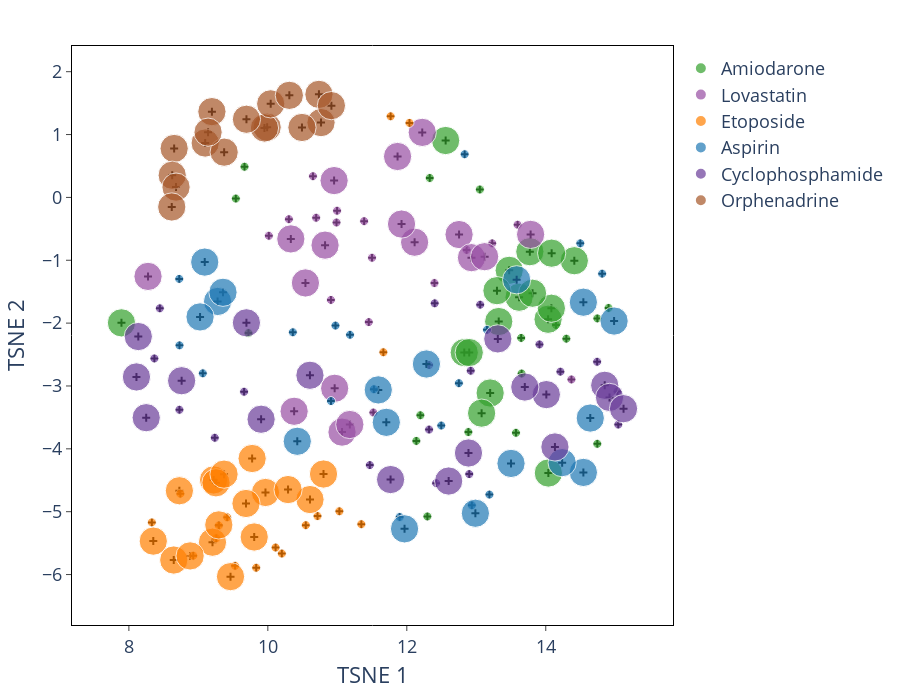

Notebook code for this chart:
### Markdown cell above
# Paper revision plots 18/06/24

### Code cell
plot_umap2 = combat_util.generate_x_y_umap(df_filtered, n_neighbors=n_neighbors_input, min_dist=min_dist_input, metric=metric, iterate=True, number_runs=number_of_iterations)

combat_util.plot_tsne(plot_umap2, color_col='Metadata_compound', 
                    #   split_df = False, split_column = None, np = None,
                      hover_cols=hover_list,
                      size=True, size_col = "Metadata_concentration_uM",
                      x="0", y="1",
                      error_x="x_err", error_y="y_err",
                       dili_color=True
                      )

### Figure 1 — Plotly figure (JSON) as saved in the notebook; plotly's stock layout.template omitted (floating-point values rounded to 4 significant figures; data arrays with more than 128 entries replaced by an {"elided": "..."} marker saying what was removed)
{"data": [{"customdata": {"elided": "34x4 mixed values"}, "error_x": {"array": [3.815e-06, 1.717e-05, 1.144e-05, 2.861e-06, 1.049e-05, 9.537e-06, 4.768e-06, 9.537e-07, 1.24e-05, 7.629e-06, 9.537e-06, 5.722e-06, 2.861e-06, 1.621e-05, 1.144e-05, 4.768e-06, 9.537e-07, 1.526e-05, 4.768e-06, 1.049e-05, 1.144e-05, 9.537e-07, 1.335e-05, 8.583e-06, 1.335e-05, 1.907e-06, 9.537e-06, 3.815e-06, 1.144e-05, 5.722e-06, 5.722e-06, 1.335e-05, 5.722e-06, 9.537e-06], "color": "black", "thickness": 2}, "error_y": {"array": [3.576e-06, 1.788e-07, 3.815e-06, 8.345e-07, 2.384e-06, 2.384e-06, 0, 1.304e-08, 1.669e-06, 0, 2.384e-06, 1.192e-07, 2.623e-06, 2.384e-06, 0, 3.099e-06, 1.907e-06, 5.96e-07, 1.431e-06, 1.669e-06, 7.153e-07, 1.431e-06, 7.153e-07, 4.768e-06, 1.192e-06, 8.345e-07, 1.431e-06, 5.96e-07, 2.384e-07, 1.669e-06, 8.345e-07, 0, 5.96e-08, 1.431e-06], "color": "black", "thickness": 2}, "hovertemplate": "colors_plot_col=Amiodarone<br>0=%{x}<br>1=%{y}<br>Metadata_size=%{marker.size}<br>Metadata_Plate=%{customdata[0]}<br>Metadata_Well=%{customdata[1]}<br>Metadata_compound=%{customdata[2]}<br>Metadata_concentration_uM=%{customdata[3]}<extra></extra>", "legendgroup": "Amiodarone", "marker": {"color": "#33a02c", "line": {"color": "White", "width": 1}, "size": [1, 1, 1, 1, 1, 1, 1, 1, 1, 1, 1, 1, 1, 1, 1, 1, 1, 10, 10, 10, 10, 10, 10, 10, 10, 10, 10, 10, 10, 10, 10, 10, 10, 10], "sizemode": "area", "sizeref": 0.025, "symbol": "circle"}, "mode": "markers", "name": "Amiodarone", "orientation": "v", "showlegend": true, "type": "scatter", "x": [14.74, 12.33, 12.14, 14.74, 12.89, 13.65, 9.664, 9.539, 14.9, 13.57, 9.721, 13.05, 13.65, 14.15, 12.3, 14.3, 12.2, 13.62, 12.83, 14.03, 13.2, 13.08, 14.08, 14.04, 13.47, 7.893, 13.3, 13.77, 13.81, 13.32, 14.41, 14.08, 12.56, 12.9], "xaxis": "x", "y": [-3.921, 0.3091, -3.874, -1.925, -3.733, -2.235, 0.4878, -0.01868, -1.758, -3.745, -2.158, 0.1259, -2.802, -2.029, -5.076, -2.247, -3.466, -1.588, -2.469, -1.939, -3.112, -3.432, -1.763, -4.385, -1.16, -1.996, -1.484, -0.8637, -1.524, -1.975, -1.007, -0.8871, 0.9049, -2.468], "yaxis": "y"}, {"customdata": {"elided": "34x4 mixed values"}, "error_x": {"array": [2.861e-06, 6.676e-06, 0, 0, 1.24e-05, 5.722e-06, 5.722e-06, 1.621e-05, 8.583e-06, 1.907e-06, 1.907e-06, 4.768e-06, 5.722e-06, 6.676e-06, 9.537e-06, 2.861e-06, 4.768e-06, 6.676e-06, 6.676e-06, 8.583e-06, 5.722e-06, 1.907e-06, 9.537e-06, 1.24e-05, 5.722e-06, 6.676e-06, 1.144e-05, 2.861e-06, 3.815e-06, 1.049e-05, 6.676e-06, 1.431e-05, 5.722e-06, 1.144e-05], "color": "black", "thickness": 2}, "error_y": {"array": [1.431e-06, 1.788e-07, 2.146e-06, 1.669e-06, 3.576e-07, 4.47e-07, 2.086e-07, 5.96e-08, 2.086e-07, 1.192e-07, 8.345e-07, 4.53e-06, 1.788e-06, 1.341e-07, 5.96e-08, 1.192e-06, 2.682e-07, 4.768e-07, 2.384e-07, 1.788e-07, 1.788e-07, 4.053e-06, 4.172e-07, 3.099e-06, 1.669e-06, 1.192e-07, 5.364e-07, 0, 1.192e-07, 1.192e-07, 9.537e-07, 3.576e-07, 1.788e-07, 1.311e-06], "color": "black", "thickness": 2}, "hovertemplate": "colors_plot_col=Lovastatin<br>0=%{x}<br>1=%{y}<br>Metadata_size=%{marker.size}<br>Metadata_Plate=%{customdata[0]}<br>Metadata_Well=%{customdata[1]}<br>Metadata_compound=%{customdata[2]}<br>Metadata_concentration_uM=%{customdata[3]}<extra></extra>", "legendgroup": "Lovastatin", "marker": {"color": "#984ea3", "line": {"color": "White", "width": 1}, "size": [1, 1, 1, 1, 1, 1, 1, 1, 1, 1, 1, 1, 1, 1, 1, 1, 1, 10, 10, 10, 10, 10, 10, 10, 10, 10, 10, 10, 10, 10, 10, 10, 10, 10], "sizemode": "area", "sizeref": 0.025, "symbol": "circle"}, "mode": "markers", "name": "Lovastatin", "orientation": "v", "showlegend": true, "type": "scatter", "x": [10.91, 13.59, 12.32, 14.37, 10.01, 10.7, 11.39, 13.23, 10.3, 12.86, 12.4, 11.52, 11.45, 11.0, 10.99, 11.5, 10.65, 12.75, 10.96, 12.11, 10.82, 11.07, 10.33, 10.38, 11.18, 11.92, 12.93, 13.12, 10.95, 10.54, 8.276, 11.87, 13.78, 12.22], "xaxis": "x", "y": [-1.631, -0.4351, -2.668, -2.896, -0.6105, -0.3236, -0.3774, -0.7309, -0.3467, -0.8349, -1.362, -3.422, -1.984, -0.212, -0.399, -0.96, 0.3375, -0.591, -3.037, -0.7127, -0.7592, -3.734, -0.6605, -3.402, -3.613, -0.4241, -0.9585, -0.9433, 0.2677, -1.361, -1.257, 0.6507, -0.5882, 1.035], "yaxis": "y"}, {"customdata": {"elided": "34x4 mixed values"}, "error_x": {"array": [5.722e-06, 5.722e-06, 1.144e-05, 4.768e-06, 1.335e-05, 1.621e-05, 5.722e-06, 1.335e-05, 3.815e-06, 6.676e-06, 2.861e-06, 6.676e-06, 5.722e-06, 1.907e-06, 6.676e-06, 2.861e-06, 9.537e-06, 1.049e-05, 8.583e-06, 3.815e-06, 8.583e-06, 1.049e-05, 2.861e-06, 4.768e-06, 1.335e-05, 6.676e-06, 4.768e-06, 5.722e-06, 7.629e-06, 1.049e-05, 3.815e-06, 1.24e-05, 7.629e-06, 1.049e-05], "color": "black", "thickness": 2}, "error_y": {"array": [3.815e-06, 2.384e-06, 4.292e-06, 2.861e-06, 1.192e-06, 1.431e-06, 4.292e-06, 4.768e-06, 0, 2.861e-06, 3.815e-06, 1.431e-06, 2.861e-06, 2.623e-06, 7.153e-06, 5.96e-07, 3.338e-06, 9.537e-07, 4.292e-06, 3.338e-06, 2.861e-06, 0, 3.815e-06, 4.292e-06, 5.245e-06, 2.861e-06, 7.153e-06, 3.815e-06, 3.338e-06, 9.537e-07, 1.431e-06, 8.583e-06, 3.815e-06, 2.384e-06], "color": "black", "thickness": 2}, "hovertemplate": "colors_plot_col=Etoposide<br>0=%{x}<br>1=%{y}<br>Metadata_size=%{marker.size}<br>Metadata_Plate=%{customdata[0]}<br>Metadata_Well=%{customdata[1]}<br>Metadata_compound=%{customdata[2]}<br>Metadata_concentration_uM=%{customdata[3]}<extra></extra>", "legendgroup": "Etoposide", "marker": {"color": "#ff7f00", "line": {"color": "White", "width": 1}, "size": [1, 1, 1, 1, 1, 1, 1, 1, 1, 1, 1, 1, 1, 1, 1, 1, 1, 10, 10, 10, 10, 10, 10, 10, 10, 10, 10, 10, 10, 10, 10, 10, 10, 10], "sizemode": "area", "sizeref": 0.025, "symbol": "circle"}, "mode": "markers", "name": "Etoposide", "orientation": "v", "showlegend": true, "type": "scatter", "x": [9.833, 8.926, 11.35, 9.528, 11.77, 11.03, 8.741, 10.2, 10.55, 9.259, 10.71, 8.331, 10.11, 11.66, 9.415, 12.04, 9.294, 8.351, 10.8, 9.219, 8.727, 9.804, 9.203, 9.966, 10.61, 9.253, 9.294, 9.463, 9.686, 9.774, 8.646, 8.881, 9.37, 10.29], "xaxis": "x", "y": [-5.892, -5.7, -5.198, -5.861, 1.291, -4.993, -4.713, -5.666, -5.214, -5.421, -5.069, -5.17, -5.57, -2.463, -5.089, 1.186, -5.221, -5.468, -4.401, -4.495, -4.667, -5.402, -5.485, -4.694, -4.807, -4.54, -5.21, -6.033, -4.87, -4.154, -5.769, -5.703, -4.402, -4.648], "yaxis": "y"}, {"customdata": {"elided": "34x4 mixed values"}, "error_x": {"array": [9.537e-07, 2.861e-06, 2.861e-06, 1.144e-05, 8.583e-06, 2.861e-06, 4.768e-06, 2.861e-06, 1.907e-06, 1.335e-05, 6.676e-06, 3.815e-06, 1.144e-05, 1.144e-05, 1.431e-05, 1.144e-05, 1.907e-06, 9.537e-07, 1.049e-05, 1.144e-05, 2.861e-06, 6.676e-06, 5.722e-06, 1.621e-05, 9.537e-06, 4.768e-06, 1.144e-05, 1.049e-05, 8.583e-06, 9.537e-07, 3.815e-06, 7.629e-06, 1.335e-05, 0], "color": "black", "thickness": 2}, "error_y": {"array": [5.722e-06, 1.192e-06, 3.099e-06, 5.96e-08, 9.537e-07, 1.431e-06, 4.768e-07, 1.669e-06, 3.576e-06, 2.384e-06, 1.311e-06, 7.153e-07, 9.537e-07, 3.338e-06, 2.384e-07, 0, 7.153e-06, 4.768e-07, 9.537e-07, 1.311e-06, 3.338e-06, 2.146e-06, 3.338e-06, 7.153e-07, 4.292e-06, 1.073e-06, 4.768e-06, 2.861e-06, 2.384e-06, 1.192e-06, 0, 3.576e-07, 1.431e-06, 3.576e-06], "color": "black", "thickness": 2}, "hovertemplate": "colors_plot_col=Aspirin<br>0=%{x}<br>1=%{y}<br>Metadata_size=%{marker.size}<br>Metadata_Plate=%{customdata[0]}<br>Metadata_Well=%{customdata[1]}<br>Metadata_compound=%{customdata[2]}<br>Metadata_concentration_uM=%{customdata[3]}<extra></extra>", "legendgroup": "Aspirin", "marker": {"color": "#1f78b4", "line": {"color": "White", "width": 1}, "size": [1, 1, 1, 1, 1, 1, 1, 1, 1, 1, 1, 1, 1, 1, 1, 1, 1, 10, 10, 10, 10, 10, 10, 10, 10, 10, 10, 10, 10, 10, 10, 10, 10, 10], "sizemode": "area", "sizeref": 0.025, "symbol": "circle"}, "mode": "markers", "name": "Aspirin", "orientation": "v", "showlegend": true, "type": "scatter", "x": [13.19, 10.36, 10.91, 14.5, 13.15, 12.94, 11.18, 14.81, 12.75, 10.97, 8.725, 9.064, 8.729, 12.5, 12.83, 11.53, 11.9, 9.277, 9.024, 14.98, 11.97, 12.28, 13.5, 14.54, 14.54, 13.58, 12.99, 14.64, 10.42, 9.092, 11.59, 9.354, 14.24, 11.7], "xaxis": "x", "y": [-4.728, -2.146, -3.24, -0.731, -2.106, -4.899, -2.186, -1.213, -2.955, -2.04, -1.296, -2.799, -2.354, -3.629, 0.6872, -3.052, -5.084, -1.655, -1.901, -1.967, -5.273, -2.651, -4.232, -1.667, -4.375, -1.311, -5.025, -3.51, -3.88, -1.029, -3.062, -1.509, -4.22, -3.578], "yaxis": "y"}, {"customdata": {"elided": "34x4 mixed values"}, "error_x": {"array": [4.768e-06, 3.815e-06, 6.676e-06, 1.812e-05, 4.768e-06, 1.144e-05, 1.24e-05, 7.629e-06, 8.583e-06, 4.768e-06, 8.583e-06, 9.537e-07, 5.722e-06, 6.676e-06, 2.861e-06, 1.907e-06, 1.431e-05, 1.907e-06, 4.768e-06, 1.144e-05, 1.335e-05, 7.629e-06, 4.768e-06, 9.537e-07, 6.676e-06, 4.768e-06, 6.676e-06, 6.676e-06, 8.583e-06, 5.722e-06, 1.144e-05, 1.049e-05, 3.815e-06, 1.526e-05], "color": "black", "thickness": 2}, "error_y": {"array": [3.099e-06, 2.623e-06, 5.96e-07, 3.099e-06, 9.537e-07, 1.669e-06, 2.384e-06, 4.292e-06, 3.338e-06, 2.384e-06, 1.669e-06, 1.192e-06, 1.907e-06, 4.768e-07, 2.027e-06, 2.861e-06, 4.292e-06, 3.338e-06, 3.099e-06, 7.153e-07, 7.153e-07, 2.623e-06, 9.537e-07, 2.146e-06, 0, 7.153e-07, 7.153e-07, 1.192e-06, 2.623e-06, 4.292e-06, 5.722e-06, 1.907e-06, 2.861e-06, 1.431e-06], "color": "black", "thickness": 2}, "hovertemplate": "colors_plot_col=Cyclophosphamide<br>0=%{x}<br>1=%{y}<br>Metadata_size=%{marker.size}<br>Metadata_Plate=%{customdata[0]}<br>Metadata_Well=%{customdata[1]}<br>Metadata_compound=%{customdata[2]}<br>Metadata_concentration_uM=%{customdata[3]}<extra></extra>", "legendgroup": "Cyclophosphamide", "marker": {"color": "#6a3d9a", "line": {"color": "White", "width": 1}, "size": [1, 1, 1, 1, 1, 1, 1, 1, 1, 1, 1, 1, 1, 1, 1, 1, 1, 10, 10, 10, 10, 10, 10, 10, 10, 10, 10, 10, 10, 10, 10, 10, 10, 10], "sizemode": "area", "sizeref": 0.025, "symbol": "circle"}, "mode": "markers", "name": "Cyclophosphamide", "orientation": "v", "showlegend": true, "type": "scatter", "x": [8.367, 12.92, 8.445, 15.04, 8.728, 13.91, 12.9, 11.47, 12.42, 14.21, 9.236, 12.32, 9.658, 12.4, 13.06, 14.74, 15.03, 11.77, 8.759, 14.85, 14.92, 14.01, 8.136, 15.12, 8.109, 8.249, 13.31, 10.61, 9.903, 12.6, 12.89, 9.692, 14.13, 13.7], "xaxis": "x", "y": [-2.562, -2.758, -1.764, -3.614, -3.379, -2.338, -4.402, -4.259, -4.546, -2.772, -3.824, -3.694, -3.091, -1.685, -1.707, -2.615, -3.087, -4.489, -2.916, -2.989, -3.182, -3.138, -2.213, -3.361, -2.856, -3.505, -2.251, -2.83, -3.529, -4.512, -4.066, -1.995, -3.97, -3.017], "yaxis": "y"}, {"customdata": [["231011_183822_Plate_1", "D4", "Orphenadrine", 10], ["220608_152238_Plate_1", "G6", "Orphenadrine", 10], ["231011_183822_Plate_1", "D3", "Orphenadrine", 10], ["231011_183822_Plate_1", "D2", "Orphenadrine", 10], ["220608_152238_Plate_1", "F6", "Orphenadrine", 10], ["220617_090443_Plate_1", "E6", "Orphenadrine", 10], ["220608_152238_Plate_1", "E6", "Orphenadrine", 10], ["220617_090443_Plate_1", "F6", "Orphenadrine", 10], ["231011_183822_Plate_1", "D5", "Orphenadrine", 10], ["231006_132517_Plate_1", "F9", "Orphenadrine", 10], ["220617_090443_Plate_1", "G6", "Orphenadrine", 10], ["220607_092050_Plate_1", "F6", "Orphenadrine", 10], ["220607_092050_Plate_1", "E6", "Orphenadrine", 10], ["231006_132517_Plate_1", "F6", "Orphenadrine", 10], ["231006_132517_Plate_1", "F7", "Orphenadrine", 10], ["220607_092050_Plate_1", "G6", "Orphenadrine", 10], ["231006_132517_Plate_1", "F8", "Orphenadrine", 10]], "error_x": {"array": [3.815e-06, 7.629e-06, 5.722e-06, 3.815e-06, 1.049e-05, 5.722e-06, 3.815e-06, 7.629e-06, 5.722e-06, 7.629e-06, 9.537e-07, 3.815e-06, 1.049e-05, 4.768e-06, 7.629e-06, 3.815e-06, 1.049e-05], "color": "black", "thickness": 2}, "error_y": {"array": [4.172e-07, 7.153e-07, 5.96e-07, 5.96e-08, 1.192e-07, 1.192e-07, 1.192e-07, 7.153e-07, 9.537e-07, 2.384e-07, 4.768e-07, 2.384e-07, 0, 1.192e-07, 1.311e-06, 2.384e-07, 1.192e-06], "color": "black", "thickness": 2}, "hovertemplate": "colors_plot_col=Orphenadrine<br>0=%{x}<br>1=%{y}<br>Metadata_size=%{marker.size}<br>Metadata_Plate=%{customdata[0]}<br>Metadata_Well=%{customdata[1]}<br>Metadata_compound=%{customdata[2]}<br>Metadata_concentration_uM=%{customdata[3]}<extra></extra>", "legendgroup": "Orphenadrine", "marker": {"color": "#a65628", "line": {"color": "White", "width": 1}, "size": [10, 10, 10, 10, 10, 10, 10, 10, 10, 10, 10, 10, 10, 10, 10, 10, 10], "sizemode": "area", "sizeref": 0.025, "symbol": "circle"}, "mode": "markers", "name": "Orphenadrine", "orientation": "v", "showlegend": true, "type": "scatter", "x": [8.651, 9.99, 9.098, 9.371, 9.195, 8.624, 8.679, 9.951, 9.14, 10.74, 9.692, 10.04, 8.617, 10.77, 10.91, 10.31, 10.49], "xaxis": "x", "y": [0.7781, 1.117, 0.865, 0.7199, 1.365, 0.3527, 0.1639, 1.104, 1.038, 1.639, 1.243, 1.488, -0.1521, 1.19, 1.46, 1.624, 1.113], "yaxis": "y"}], "layout": {"autosize": false, "font": {"size": 18}, "height": 700, "legend": {"itemsizing": "constant", "title": {"text": ""}, "tracegroupgap": 0}, "margin": {"b": 20, "l": 50, "pad": 4, "r": 50, "t": 50}, "plot_bgcolor": "white", "title": {"text": ""}, "width": 900, "xaxis": {"anchor": "y", "domain": [0, 1], "linecolor": "black", "mirror": true, "showline": true, "ticks": "outside", "title": {"text": "TSNE 1"}}, "yaxis": {"anchor": "x", "domain": [0, 1], "linecolor": "black", "mirror": true, "showline": true, "ticks": "outside", "title": {"text": "TSNE 2"}}}}
